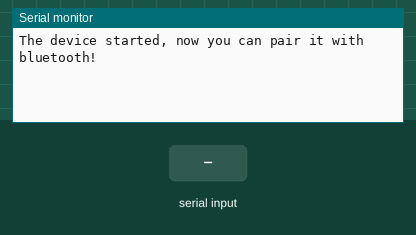
A sketch run on a simulated ESP32. Parts: the last lines printed to the serial monitor. Inputs (shaded band) come from the test bench. Nothing arrives over Bluetooth unless stated.

Above: at 1.2 s.
1.3 s: "1" received over the second serial link
At 3.5 s:
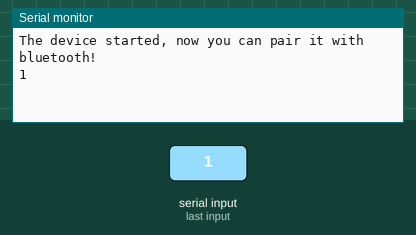
3.8 s: "0" received over the second serial link
At 5.2 s:
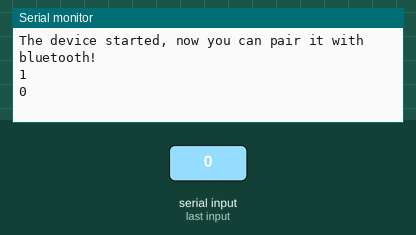
5.3 s: "2" received over the second serial link
At 6.7 s:
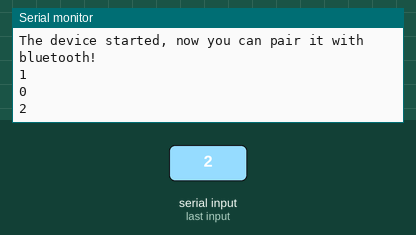

The sketch:

sketch_may9a.ino
```cpp
#include <BluetoothSerial.h>

BluetoothSerial SerialBT;

void setup() {
  Serial.begin(115200);
  SerialBT.begin("ESP32_BT_Classic"); // Set the Bluetooth name of ESP32
  Serial.println("The device started, now you can pair it with bluetooth!");
}

void loop() {
  if (SerialBT.available()) {
    Serial.println(SerialBT.readString());
  }
  delay(20);
}
```

Measured:
- after the input at 1.3 s, the serial monitor: prints a new line after 1.0 s (image 1)
- after the input at 3.8 s, the serial monitor: prints a new line after 1.0 s (image 2)
- after the input at 5.3 s, the serial monitor: prints a new line after 1.0 s (image 3)
